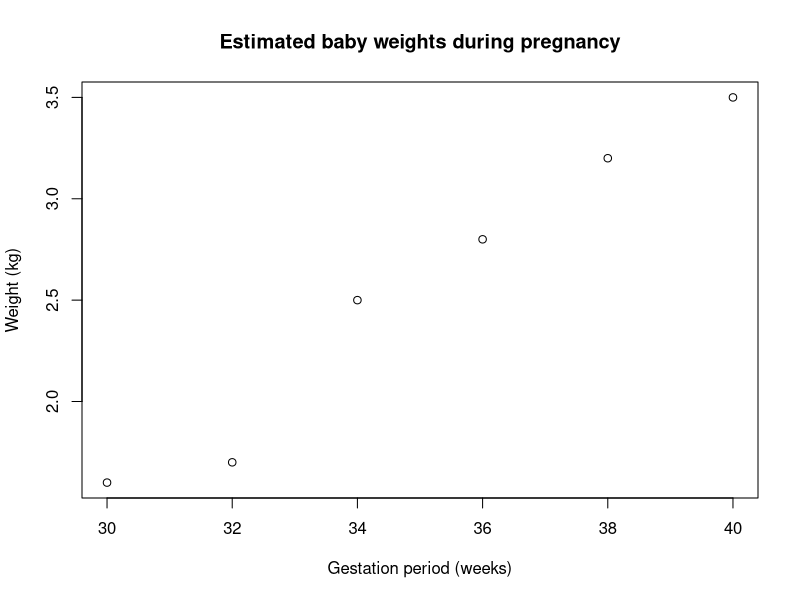
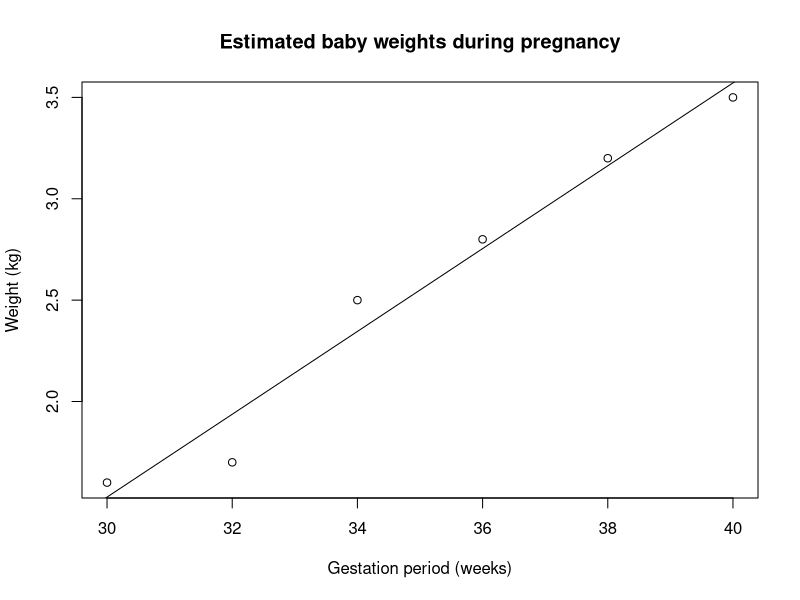
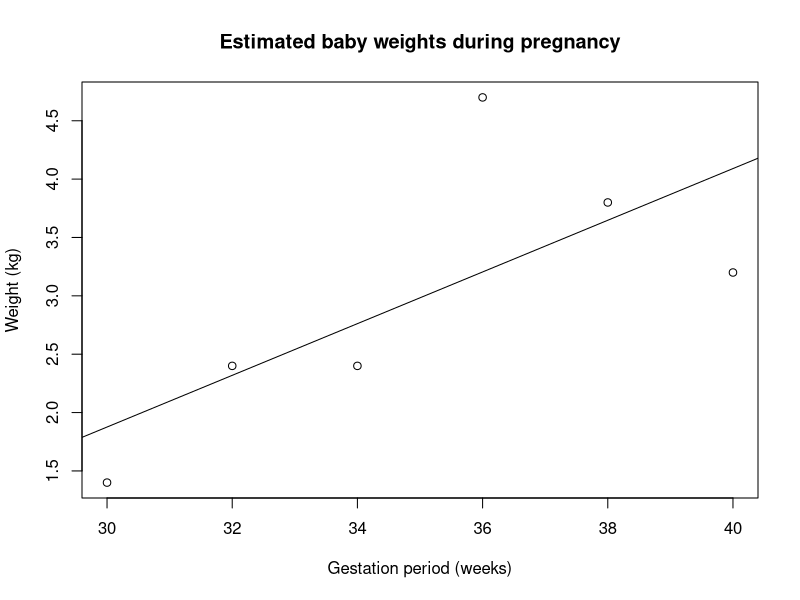
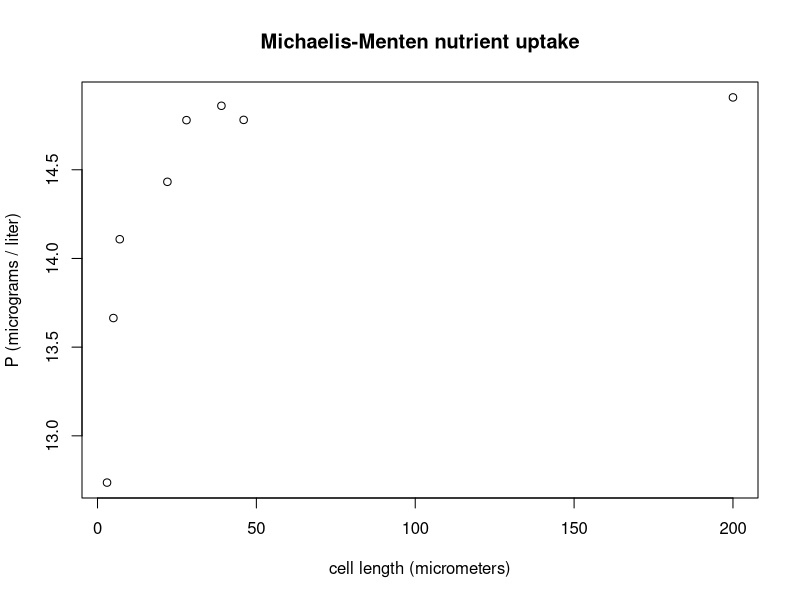
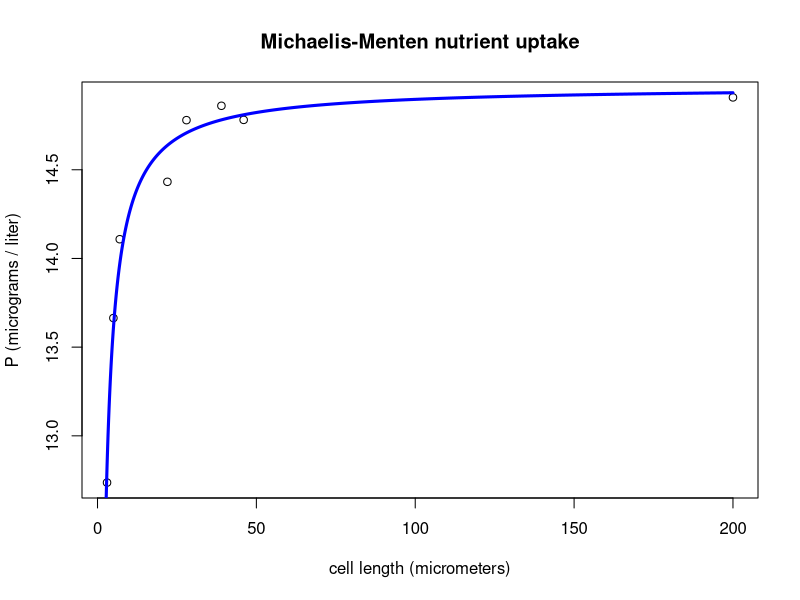
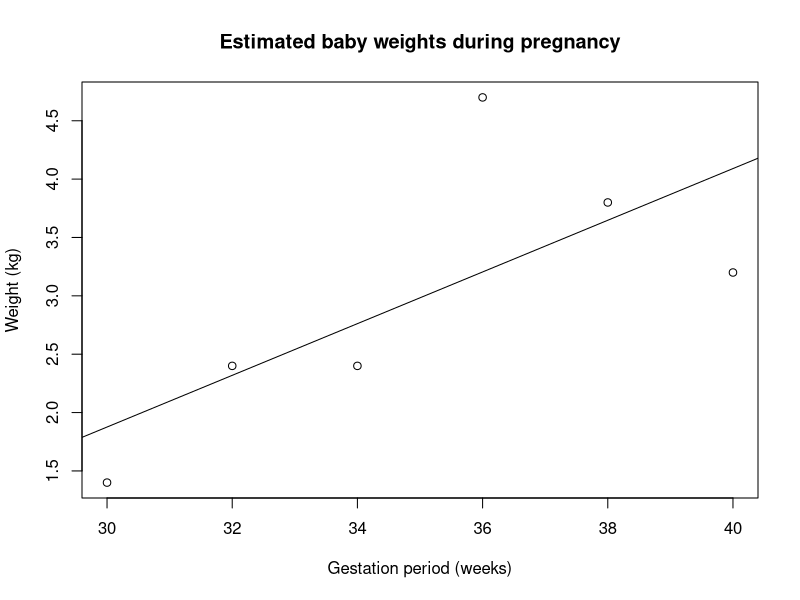

These figures' R source, in order:
## ---- chunk 1
knitr::opts_chunk$set(echo = TRUE)
library(knitr)
## ---- chunk 2
baby <- matrix(data=cbind(c(30,32,34,36,38,40),c(1.6,1.7,2.5,2.8,3.2,3.5)),nrow=6,ncol=2,dimnames=list(NULL,c("gestation","weight")))
baby <- as.data.frame(baby)
knitr::kable(baby,format="markdown",padding=-1L,align="l")
## ---- chunk 3
baby <- matrix(data=cbind(c(30,32,34,36,38,40),c(1.6,1.7,2.5,2.8,3.2,3.5)),nrow=6,ncol=2,dimnames=list(NULL,c("gestation","weight")))
baby <- as.data.frame(baby)
## ---- chunk 4
plot(baby, main = "Estimated baby weights during pregnancy", xlab = "Gestation period (weeks)", ylab = "Weight (kg)")
## ---- chunk 5
# Fit linear model
model = lm(weight ~ gestation,data=baby)
# Examine model
summary(model)
## ---- chunk 6
model
## ---- chunk 7
deviance(model)
## ---- chunk 8
plot(baby, main = "Estimated baby weights during pregnancy", xlab = "Gestation period (weeks)", ylab = "Weight (kg)")
abline(model)
## ---- chunk 9
baby2 <- matrix(data=cbind(c(30,32,34,36,38,40),c(1.4,2.4,2.4,4.7,3.8,3.2)),nrow=6,ncol=2,dimnames=list(NULL,c("gestation","weight")))
baby2 <- as.data.frame(baby2)
model2 = lm(weight ~ gestation,data=baby2)
## ---- chunk 10
knitr::kable(baby2,format="markdown",padding=-1L,align="c")
plot(baby2, main = "Estimated baby weights during pregnancy", xlab = "Gestation period (weeks)", ylab = "Weight (kg)")
abline(model2)
## ---- chunk 11
set.seed(1234)
X <- c(3, 5, 7, 22, 28, 39, 46, 200)
a <- 15; b <- 0.5
Ye <- as.numeric( SSmicmen(X, a, b) )
res <- rnorm(8, 0, 0.1)
Y <- Ye + res
knitr::kable(as.data.frame(cbind(Y,X)),format="markdown",padding=-2L)
plot(X,Y, main = "Michaelis-Menten nutrient uptake", xlab = "cell length (micrometers)", ylab = "P (micrograms / liter)")
## ---- chunk 12
model.nls <- nls(Y ~ SSmicmen(X, a, b))
summary(model.nls)
## ---- chunk 13
newX <- as.data.frame(seq(0,200,by=.1))
colnames(newX) <- "X"
pred <- predict(model.nls, newX)
plot(X,Y, main = "Michaelis-Menten nutrient uptake", xlab = "cell length (micrometers)", ylab = "P (micrograms / liter)")
lines(newX$X, pred, lwd = 3, col = "blue")
## ---- chunk 14
knitr::kable(baby2,format="markdown",padding=-1L,align="c")
plot(baby2, main = "Estimated baby weights during pregnancy", xlab = "Gestation period (weeks)", ylab = "Weight (kg)")
abline(model2)
